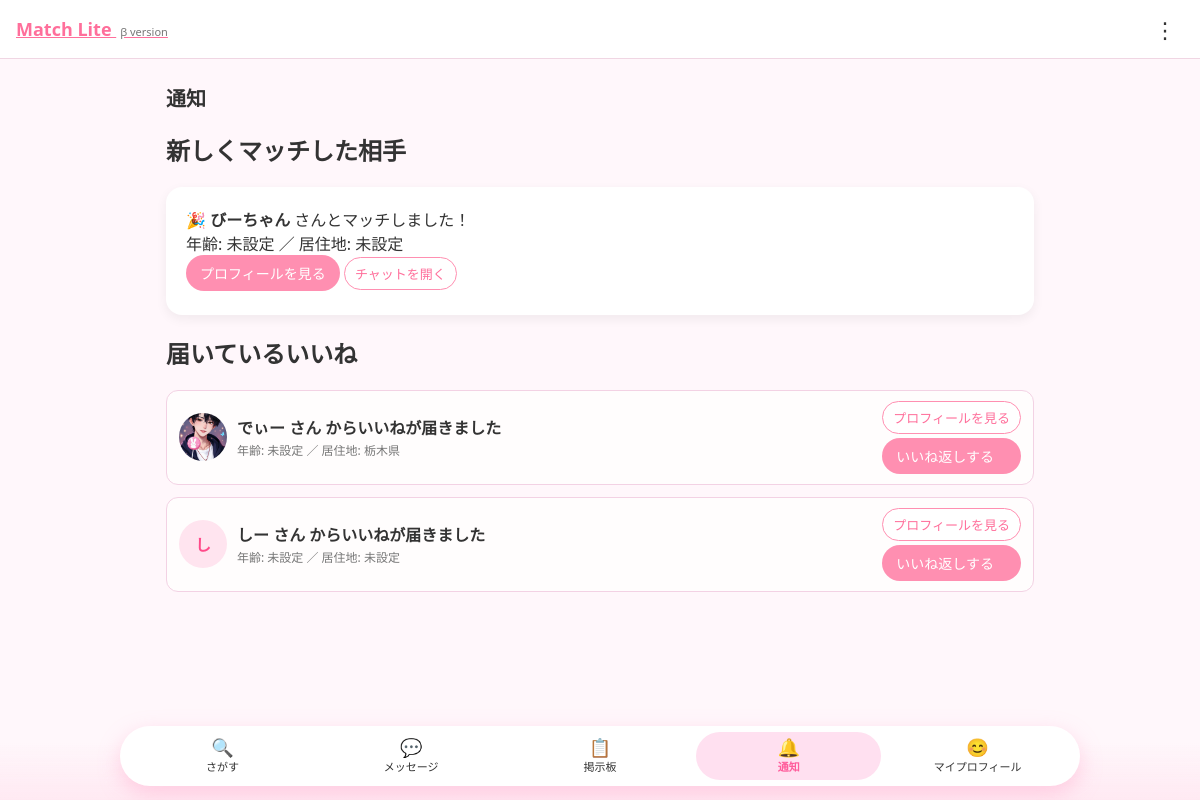
Screenshot of /profile/likes/inbox/ (signed in) with the database file from the repository.
### matching/models.py (models this page shows, shortened)
class UserProfile(models.Model):
    GENDER_CHOICES = [
        ("M", "男性"),
        ("F", "女性"),
        ("O", "その他"),
    ]
    PREF_CHOICES = [
        ("北海道", "北海道"),
        ("青森県", "青森県"),
        ("岩手県", "岩手県"),
        ("宮城県", "宮城県"),
        ("秋田県", "秋田県"),
        ("山形県", "山形県"),
        ("福島県", "福島県"),
        ("茨城県", "茨城県"),
        ("栃木県", "栃木県"),
        ("群馬県", "群馬県"),
        ("埼玉県", "埼玉県"),
        ("千葉県", "千葉県"),
        ("東京都", "東京都"),
        ("神奈川県", "神奈川県"),
        ("新潟県", "新潟県"),
        ("富山県", "富山県"),
        ("石川県", "石川県"),
        ("福井県", "福井県"),
        ("山梨県", "山梨県"),
        ("長野県", "長野県"),
        ("岐阜県", "岐阜県"),
        ("静岡県", "静岡県"),
        ("愛知県", "愛知県"),
        ("三重県", "三重県"),
        ("滋賀県", "滋賀県"),
        ("京都府", "京都府"),
        ("大阪府", "大阪府"),
        ("兵庫県", "兵庫県"),
        ("奈良県", "奈良県"),
        ("和歌山県", "和歌山県"),
        ("鳥取県", "鳥取県"),
        ("島根県", "島根県"),
        ("岡山県", "岡山県"),
        ("広島県", "広島県"),
        ("山口県", "山口県"),
        ("徳島県", "徳島県"),
        ("香川県", "香川県"),
        ("愛媛県", "愛媛県"),
        ("高知県", "高知県"),
        ("福岡県", "福岡県"),
        ("佐賀県", "佐賀県"),
        ("長崎県", "長崎県"),
        ("熊本県", "熊本県"),
        ("大分県", "大分県"),
        ("宮崎県", "宮崎県"),
        ("鹿児島県", "鹿児島県"),
        ("沖縄県", "沖縄県"),
    ]
    PURPOSE_CHOICES = [
        ("friend", "友達作り"),
        ("love", "恋人探し"),
        ("both", "友達も恋人も両方"),
        ("hobby", "趣味友達"),
        ("talk", "暇つぶし・話し相手"),
    ]
    user = models.OneToOneField(
        settings.AUTH_USER_MODEL,
        on_delete=models.CASCADE,
        related_name="profile",
        null=True,
        blank=True,
    )
    nickname = models.CharField(max_length=50)
    age_range = models.CharField(max_length=20, blank=True)
    area = models.CharField(max_length=50, blank=True)
    purpose = models.CharField(
        "利用目的",
        max_length=20,
        choices=PURPOSE_CHOICES,
        blank=True,
    )
    job = models.CharField(max_length=50, blank=True)        # 職業
    income = models.IntegerField(blank=True, null=True)      # 年収（数字で保存）
    prefecture = models.CharField(
        max_length=10,
        choices=PREF_CHOICES,
        blank=True,
        verbose_name="居住地",
    )
    gender = models.CharField(
        max_length=1,
        choices=GENDER_CHOICES,
        blank=True,
        null=True,
        verbose_name="性別",
    )
    bio = models.TextField(blank=True)  # ひとこと自己紹介
    avatar = models.ImageField(
        upload_to="avatars/",
        blank=True,
        null=True,
    )
    last_checked_messages = models.DateTimeField(null=True, blank=True)
    last_checked_likes = models.DateTimeField(null=True, blank=True)
    last_checked_matches = models.DateTimeField(null=True, blank=True)

class Like(models.Model):
    from_user = models.ForeignKey(
        UserProfile,
        related_name="likes_sent",
        on_delete=models.CASCADE,
    )
    to_user = models.ForeignKey(
        UserProfile,
        related_name="likes_received",
        on_delete=models.CASCADE,
    )
    created_at = models.DateTimeField(auto_now_add=True)
    class Meta:
        unique_together = ("from_user", "to_user")

### matching/views.py (the view)
# urls.py: path("likes/inbox/", views.like_inbox, name="like_inbox"),
@login_required
def like_inbox(request):
    me = get_current_profile(request)
    liked_ids = Like.objects.filter(
        from_user=me
    ).values_list("to_user_id", flat=True)
    incoming_likes = (
        Like.objects.filter(to_user=me)
        .exclude(from_user_id__in=liked_ids)
        .select_related("from_user")
        .order_by("-id")
    )
    last_checked_matches = me.last_checked_matches or datetime(2000, 1, 1, tzinfo=dt_timezone.utc)
    recent_liked_me_ids = Like.objects.filter(
        to_user=me,
        created_at__gt=last_checked_matches,
    ).values_list("from_user_id", flat=True)
    new_match_ids = set(recent_liked_me_ids) & set(liked_ids)
    new_match_partners = UserProfile.objects.filter(id__in=new_match_ids)
    new_matches = []
    for partner in new_match_partners:
        room = ChatRoom.objects.filter(
            Q(user1=me, user2=partner) | Q(user1=partner, user2=me)
        ).first()
        new_matches.append({
            "partner": partner,
            "room": room,
        })
    now = timezone.now()
    me.last_checked_likes = now
    me.last_checked_matches = now
    me.save(update_fields=["last_checked_likes", "last_checked_matches"])
    context = {
        "me": me,
        "incoming_likes": incoming_likes,
        "new_matches": new_matches,
        "current_tab": "notice",
    }
    return render(request, "matching/like_inbox.html", context)

### matching/views.py (called while the page is built)
def get_current_profile(request):
    if not request.user.is_authenticated:
        return None
    profile, created = UserProfile.objects.get_or_create(
        user=request.user,
        defaults={
            "nickname": request.user.username,
        },
    )
    return profile

### templates/matching/like_inbox.html (shortened to what this page needs)
{% extends "matching/base.html" %}
{% block content %}
<div class="page-section">
  <h1 class="page-title">通知</h1>
  {% if new_matches %}
    <h2 class="section-title">新しくマッチした相手</h2>
    {% for item in new_matches %}
      {% with p=item.partner room=item.room %}
      <div class="card notice-card">
        <div class="notice-main">
          <div class="notice-text">
            🎉 <strong>{{ p.nickname }}</strong> さんとマッチしました！
          </div>
          <div class="notice-sub">
            年齢: {{ p.age_range|default:"未設定" }} ／
            居住地: {{ p.prefecture|default:"未設定" }}
          </div>
        </div>
        <div class="notice-actions">
          <a href="{% url 'profile_detail' pk=p.id %}" class="btn-primary btn-sm">
            プロフィールを見る
          </a>
          {% if room %}
            <a href="{% url 'chat_room' room_id=room.id %}" class="btn-ghost btn-sm">
              チャットを開く
            </a>
          {% else %}
            <a href="{% url 'start_chat' pk=p.id %}" class="btn-ghost btn-sm">
              チャットを開く
            </a>
          {% endif %}
        </div>
      </div>
      {% endwith %}
    {% endfor %}
  {% endif %}
  <h2 class="section-title">届いているいいね</h2>
  {% if incoming_likes %}
    <div style="display:flex; flex-direction:column; gap:12px;">
      {% for like in incoming_likes %}
        {% with p=like.from_user %}
        <div style="
            border:1px solid #f3d2e4;
            border-radius:12px;
            padding:10px 12px;
            display:flex;
            align-items:center;
            gap:10px;
            background:#fffdfd;
        ">
          {% if p.avatar %}
            <img src="{{ p.avatar.url }}" alt="{{ p.nickname }} さん"
                 style="width:48px;height:48px;border-radius:50%;object-fit:cover;">
          {% else %}
            <div style="
                width:48px;height:48px;border-radius:50%;
                background:#ffe4ef;color:#ff4b8a;
                display:flex;align-items:center;justify-content:center;
                font-weight:bold;
            ">
              {{ p.nickname|first|default:"?" }}
            </div>
          {% endif %}
          <div style="flex:1;">
            <div style="font-weight:600;">
              {{ p.nickname }} さん からいいねが届きました
            </div>
            <div style="font-size:12px;color:#777;margin-top:2px;">
              年齢: {{ p.age_range|default:"未設定" }} ／
              居住地: {{ p.prefecture|default:"未設定" }}
            </div>
          </div>
          <div style="display:flex; flex-direction:column; gap:4px;">
            <a href="{% url 'profile_detail' p.pk %}" class="btn-ghost">
              プロフィールを見る
            </a>
            <a href="{% url 'send_like' p.pk %}" class="btn-primary">
              いいね返しする
            </a>
          </div>
        </div>
        {% endwith %}
      {% endfor %}
    </div>
  {% else %}
    <p style="font-size:14px;color:#777;margin-top:8px;">
      まだ新しい「いいね」は届いていません。<br>
      プロフィール一覧から気になる人にいいねしてみましょう。
    </p>
  {% endif %}
</div>
{% endblock %}

### rows the page displays
UserProfile: partner.nickname "びーちゃん", partner.age_range "未設定", partner.prefecture "未設定"
Like: from_user.avatar (picture), from_user.nickname "でぃー", from_user.age_range "未設定", from_user.prefecture "栃木県"
Like: from_user.nickname|first "し", from_user.nickname "しー", from_user.age_range "未設定", from_user.prefecture "未設定"
